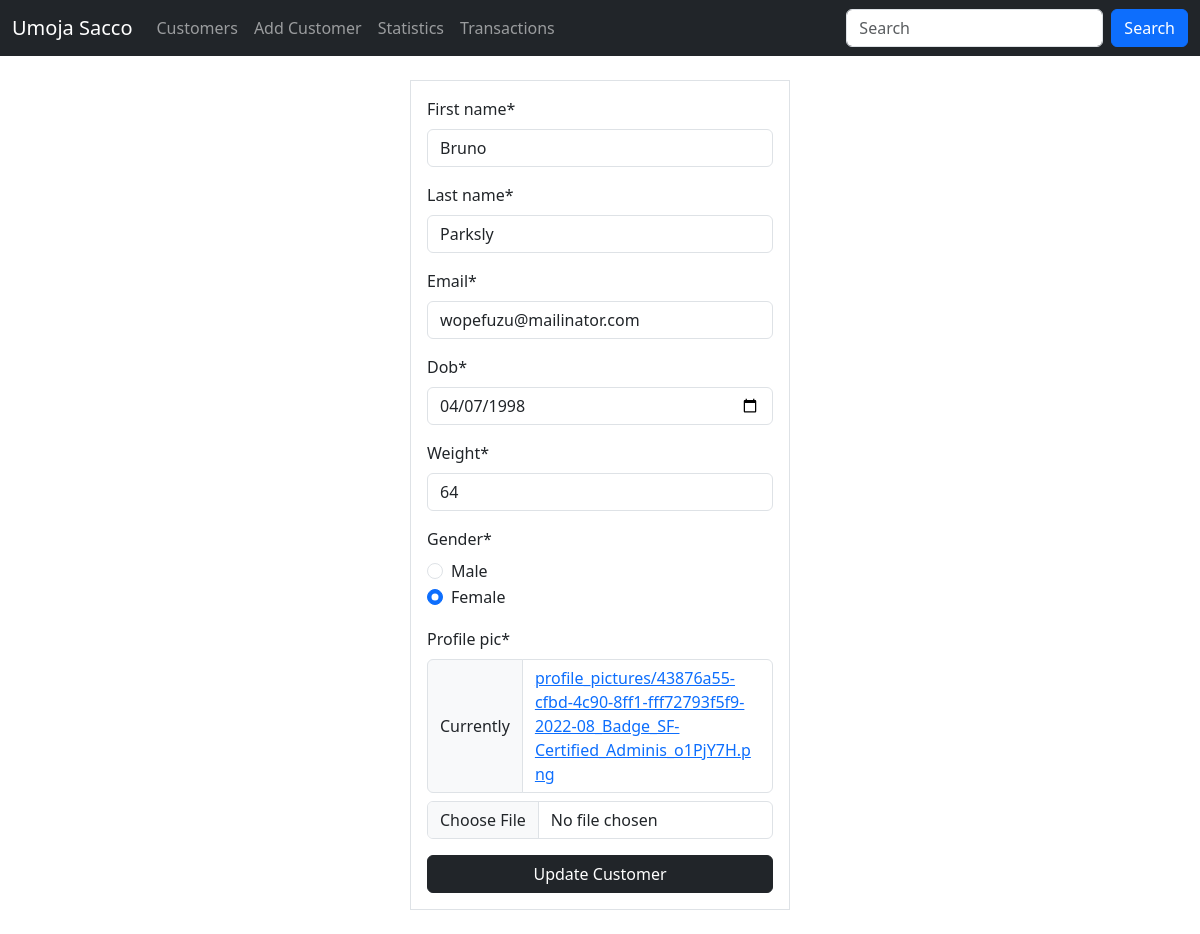
Screenshot of /customers/update/107 (signed in) with the database file from the repository.
### sacco/models.py (models this page shows, shortened)
class Customer(models.Model):
    first_name = models.CharField(max_length=30) #charfield = varchar
    last_name = models.CharField(max_length=30)
    email = models.EmailField(unique=True) #varchar + ensures email is unique
    dob = models.DateField()
    gender = models.CharField(max_length=10)
    weight = models.IntegerField(default=0)
    profile_pic = models.ImageField(upload_to=generate_unique_name, null=True)
    created_at = models.DateTimeField(auto_now_add=True)
    updated_at = models.DateTimeField(auto_now=True)
    class Meta:
        db_table = 'customers'

### sacco/views.py (the view)
# urls.py: path('customers/update/<int:customer_id>', views.update_customer, name='update_customer'),
@login_required
@permission_required("sacco.change_customer", raise_exception=True)
def update_customer(request, customer_id):
    customer = get_object_or_404(Customer, id=customer_id)
    if request.method == "POST":
        form = CustomerForm(request.POST, request.FILES, instance=customer)
        if form.is_valid():
            form.save()
            messages.success(request, f"Customer {form.cleaned_data['first_name']} was updated!" )
            return redirect('customers')
    else:
        form = CustomerForm(instance=customer)
    return render(request, 'customer_update_form.html', {"form": form})

### sacco/app_forms.py
class CustomerForm(forms.ModelForm):  # ensure import is strictly django import forms
    gender = forms.ChoiceField(choices=GENDER_CHOICES, widget=forms.RadioSelect)
    class Meta:
        model = Customer
        fields = ['first_name', 'last_name', 'email', 'dob', 'weight', 'gender', 'profile_pic']
        widgets = {
            'dob': forms.DateInput(attrs={'type': 'date', 'min': '1980-01-01', 'max': '2005-12-31'}),
            'weight': forms.NumberInput(attrs={'type': 'number', 'min': '35', 'max': '100'}),
        }

### templates/customer_update_form.html (shortened to what this page needs)
{% extends 'master.html' %}
{% load crispy_forms_filters %}
{% block content %}
    <div class="container">
        <div class="row justify-content-center">
            <div class="col-sm-4 border my-4 p-3">
                <form action="" method="post" enctype="multipart/form-data">
                    {{ form | crispy }}
                    <button class="btn btn-dark w-100">Update Customer</button>
                </form>
            </div>
        </div>
    </div>
{% endblock %}

### templates/master.html (style rules this page uses)
legend { font-size: 1rem; }

### rows the page displays
Customer: first_name "Bruno", last_name "Parksly", email "wopefuzu@mailinator.com", dob "04/07/1998", weight "64", gender "☐ Male ☑ Female"
